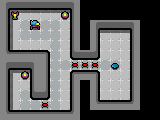

Tiled map render using the project's own tile images. Description and the map definition, with tile-layer contents summarised, below:
An orthogonal 16x12 tile map with 10x10 px tiles, 3 tile layers (background, walls, entities).

<map version="1.0" orientation="orthogonal" renderorder="right-down" width="16" height="12" tilewidth="10" tileheight="10" nextobjectid="3">
 <tileset firstgid="1" name="7dlibgdxTileSet" tilewidth="10" tileheight="10" tilecount="625" columns="25">
  <image source="spritesheet.png" width="256" height="256" />
  <tile id="0">
   <properties>
    <property name="player" type="bool" value="true" />
   </properties>
  </tile>
  <tile id="55">
   <properties>
    <property name="teleport" type="bool" value="true" />
   </properties>
  </tile>
  <tile id="100">
   <properties>
    <property name="collectable" type="bool" value="true" />
   </properties>
  </tile>
  <tile id="125">
   <properties>
    <property name="repairStation" type="bool" value="true" />
   </properties>
  </tile>
  <tile id="150">
   <properties>
    <property name="trap" type="bool" value="true" />
   </properties>
  </tile>
  <tile id="176">
   <properties>
    <property name="block" type="bool" value="true" />
   </properties>
  </tile>
  <tile id="177">
   <properties>
    <property name="block" type="bool" value="true" />
   </properties>
  </tile>
  <tile id="178">
   <properties>
    <property name="block" type="bool" value="true" />
   </properties>
  </tile>
  <tile id="179">
   <properties>
    <property name="block" type="bool" value="true" />
   </properties>
  </tile>
  <tile id="180">
   <properties>
    <property name="block" type="bool" value="true" />
   </properties>
  </tile>
  <tile id="181">
   <properties>
    <property name="block" type="bool" value="true" />
   </properties>
  </tile>
  <tile id="182">
   <properties>
    <property name="block" type="bool" value="true" />
   </properties>
  </tile>
  <tile id="183">
   <properties>
    <property name="block" type="bool" value="true" />
   </properties>
  </tile>
  <tile id="184">
   <properties>
    <property name="block" type="bool" value="true" />
   </properties>
  </tile>
 </tileset>
 <layer name="background" width="16" height="12">
  <data>[192 cells, 81 non-empty, 5 distinct tile ids]</data>
 </layer>
 <layer name="walls" width="16" height="12">
  <data>[192 cells, 74 non-empty, 12 distinct tile ids]</data>
 </layer>
 <layer name="entities" width="16" height="12">
  <data>[192 cells, 9 non-empty, 5 distinct tile ids]</data>
 </layer>
</map>
